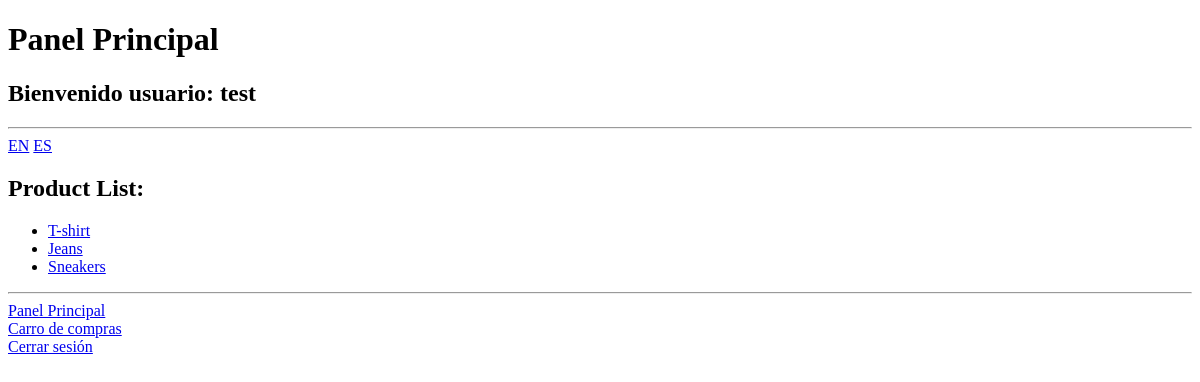
The app's page /Panel_Principal.php?lang=en (signed in), older data.
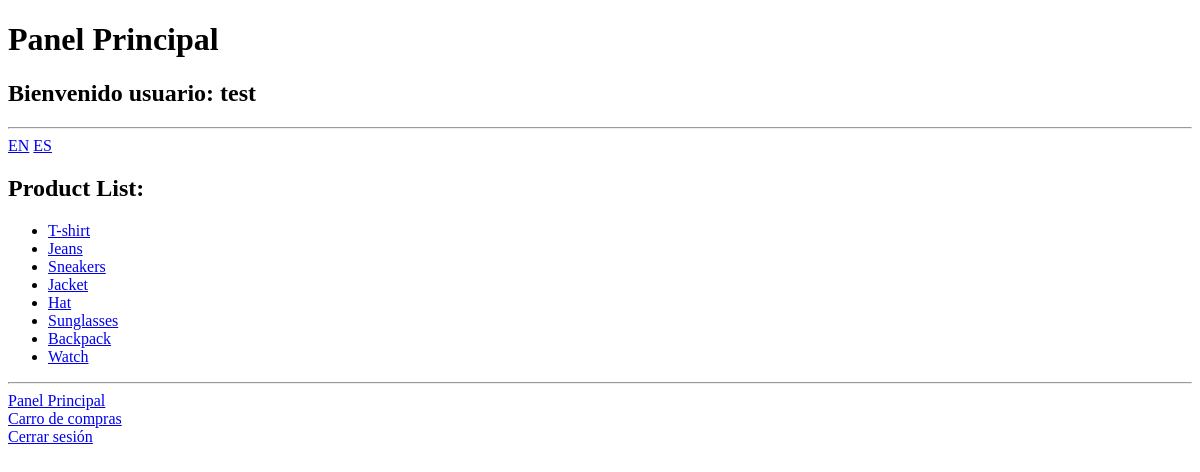
The same page, newer data.
### tables this page shows
CREATE TABLE `productosen` (
  `id` int(11) NOT NULL,
  `nombre` varchar(100) NOT NULL,
  `descripcion` text DEFAULT NULL,
  `precio` decimal(10,2) NOT NULL
);

### Panel_Principal.php (the view, shortened to what this page needs)
<?php
$host = 'localhost';
$user = 'root';
$clave = '';
$base_datos = 'tienda';
if(isset($_COOKIE['c_lang']) && $_COOKIE['c_lang'] == 'en'){
    $table = 'productosen';
}else{
    $table = 'productoses';
}
$productos = [];
$conexion = new mysqli($host, $user, $clave, $base_datos) or die($conexion->connection_error);
$consulta = "SELECT id, nombre FROM $table";
$resulatodo = $conexion->query($consulta);
if($resulatodo && $resulatodo->num_rows > 0){
    while($fila = $resulatodo->fetch_assoc()){
        $productos[] = [
            'id' => $fila['id'],
            'nombre' => $fila['nombre']
        ];
    }
}else{
    echo "No hay productos disponibles.";
}
?>
<!DOCTYPE html>
<html lang="en">
<head>
</head>
<body>
    <h1>Panel Principal</h1>
    <h2>Bienvenido usuario: <?php echo $_SESSION['usuario']; ?></h2>
    <hr>
    <a href="Panel_Principal.php?lang=en">EN</a>
    <a href="Panel_Principal.php?lang=es">ES</a>
    <h2><?php echo (isset($_COOKIE['c_lang']) && $_COOKIE['c_lang'] == 'en') ? 'Product List:' : 'Lista de Productos:'; ?></h2>
    <ul>
        <?php foreach($productos as $producto): ?>
            <li>
                <a href="Producto.php?id=<?php echo $producto['id']; ?>">
                    <?php echo $producto['nombre']; ?>
                </a>
            </li>
        <?php endforeach; ?>
    </ul>
    <hr>
    <a href="Panel_Principal.php">Panel Principal</a>
    <br>
    <a href="Carro_compra.php">Carro de compras</a>
    <br>
    <a href="Login.php?logout=true">Cerrar sesión</a>
</body>
</html>

Row changes from the older to the newer data that the page shows:
added productosen: nombre "Jacket"
added productosen: nombre "Hat"
added productosen: nombre "Sunglasses"
added productosen: nombre "Backpack"
added productosen: nombre "Watch"
